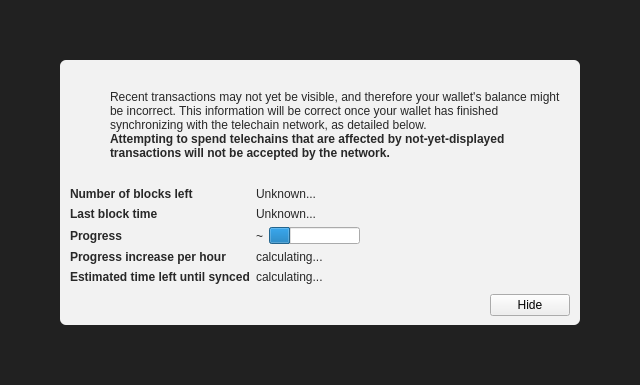
<?xml version="1.0" encoding="UTF-8"?>
<ui version="4.0">
 <class>ModalOverlay</class>
 <widget class="ModalOverlay" name="ModalOverlay">
  <property name="geometry">
   <rect>
    <x>0</x>
    <y>0</y>
    <width>640</width>
    <height>385</height>
   </rect>
  </property>
  <property name="windowTitle">
   <string>Form</string>
  </property>
  <layout class="QVBoxLayout" name="verticalLayout" stretch="0">
   <property name="sizeConstraint">
    <enum>QLayout::SetDefaultConstraint</enum>
   </property>
   <property name="leftMargin">
    <number>0</number>
   </property>
   <property name="topMargin">
    <number>0</number>
   </property>
   <property name="rightMargin">
    <number>0</number>
   </property>
   <property name="bottomMargin">
    <number>0</number>
   </property>
   <item>
    <widget class="QWidget" name="bgWidget" native="true">
     <property name="styleSheet">
      <string notr="true">#bgWidget { background: rgba(0,0,0,220); }</string>
     </property>
     <layout class="QVBoxLayout" name="verticalLayoutMain" stretch="1">
      <property name="leftMargin">
       <number>60</number>
      </property>
      <property name="topMargin">
       <number>60</number>
      </property>
      <property name="rightMargin">
       <number>60</number>
      </property>
      <property name="bottomMargin">
       <number>60</number>
      </property>
      <item>
       <widget class="QWidget" name="contentWidget" native="true">
        <property name="styleSheet">
         <string notr="true">#contentWidget { background: rgba(255,255,255,240); border-radius: 6px; }

QLabel { color: rgb(40,40,40);  }</string>
        </property>
        <layout class="QVBoxLayout" name="verticalLayoutSub" stretch="1,0,0,0">
         <property name="spacing">
          <number>0</number>
         </property>
         <property name="leftMargin">
          <number>10</number>
         </property>
         <property name="topMargin">
          <number>10</number>
         </property>
         <property name="rightMargin">
          <number>10</number>
         </property>
         <property name="bottomMargin">
          <number>10</number>
         </property>
         <item>
          <layout class="QHBoxLayout" name="horizontalLayoutIconText" stretch="0,1">
           <property name="topMargin">
            <number>20</number>
           </property>
           <item>
            <layout class="QVBoxLayout" name="verticalLayoutIcon">
             <property name="leftMargin">
              <number>0</number>
             </property>
             <item>
              <widget class="QPushButton" name="warningIcon">
               <property name="enabled">
                <bool>false</bool>
               </property>
               <property name="text">
                <string/>
               </property>
               <property name="icon">
                <iconset>
                 <normaloff>:/icons/warning</normaloff>
                 <disabledoff>:/icons/warning</disabledoff>:/icons/warning</iconset>
               </property>
               <property name="iconSize">
                <size>
                 <width>48</width>
                 <height>48</height>
                </size>
               </property>
               <property name="flat">
                <bool>true</bool>
               </property>
              </widget>
             </item>
             <item>
              <spacer name="verticalSpacerWarningIcon">
               <property name="orientation">
                <enum>Qt::Vertical</enum>
               </property>
               <property name="sizeHint" stdset="0">
                <size>
                 <width>20</width>
                 <height>40</height>
                </size>
               </property>
              </spacer>
             </item>
            </layout>
           </item>
           <item>
            <layout class="QVBoxLayout" name="verticalLayoutInfoText">
             <property name="leftMargin">
              <number>0</number>
             </property>
             <property name="topMargin">
              <number>0</number>
             </property>
             <item>
              <widget class="QLabel" name="infoText">
               <property name="text">
                <string>Recent transactions may not yet be visible, and therefore your wallet's balance might be incorrect. This information will be correct once your wallet has finished synchronizing with the telechain network, as detailed below.</string>
               </property>
               <property name="textFormat">
                <enum>Qt::RichText</enum>
               </property>
               <property name="wordWrap">
                <bool>true</bool>
               </property>
              </widget>
             </item>
             <item>
              <widget class="QLabel" name="infoTextStrong">
               <property name="font">
                <font>
                 <weight>75</weight>
                 <bold>true</bold>
                </font>
               </property>
               <property name="text">
                <string>Attempting to spend telechains that are affected by not-yet-displayed transactions will not be accepted by the network.</string>
               </property>
               <property name="textFormat">
                <enum>Qt::RichText</enum>
               </property>
               <property name="wordWrap">
                <bool>true</bool>
               </property>
              </widget>
             </item>
             <item>
              <spacer name="verticalSpacerInTextSpace">
               <property name="orientation">
                <enum>Qt::Vertical</enum>
               </property>
               <property name="sizeHint" stdset="0">
                <size>
                 <width>20</width>
                 <height>40</height>
                </size>
               </property>
              </spacer>
             </item>
            </layout>
           </item>
          </layout>
         </item>
         <item>
          <spacer name="verticalSpacerAfterText">
           <property name="orientation">
            <enum>Qt::Vertical</enum>
           </property>
           <property name="sizeHint" stdset="0">
            <size>
             <width>20</width>
             <height>40</height>
            </size>
           </property>
          </spacer>
         </item>
         <item>
          <layout class="QFormLayout" name="formLayout">
           <property name="fieldGrowthPolicy">
            <enum>QFormLayout::FieldsStayAtSizeHint</enum>
           </property>
           <property name="horizontalSpacing">
            <number>6</number>
           </property>
           <property name="verticalSpacing">
            <number>6</number>
           </property>
           <property name="topMargin">
            <number>10</number>
           </property>
           <item row="0" column="0">
            <widget class="QLabel" name="labelNumberOfBlocksLeft">
             <property name="font">
              <font>
               <weight>75</weight>
               <bold>true</bold>
              </font>
             </property>
             <property name="text">
              <string>Number of blocks left</string>
             </property>
            </widget>
           </item>
           <item row="0" column="1">
            <widget class="QLabel" name="numberOfBlocksLeft">
             <property name="text">
              <string>Unknown...</string>
             </property>
            </widget>
           </item>
           <item row="1" column="0">
            <widget class="QLabel" name="labelLastBlockTime">
             <property name="font">
              <font>
               <weight>75</weight>
               <bold>true</bold>
              </font>
             </property>
             <property name="text">
              <string>Last block time</string>
             </property>
            </widget>
           </item>
           <item row="1" column="1">
            <widget class="QLabel" name="newestBlockDate">
             <property name="sizePolicy">
              <sizepolicy hsizetype="Maximum" vsizetype="Preferred">
               <horstretch>0</horstretch>
               <verstretch>0</verstretch>
              </sizepolicy>
             </property>
             <property name="text">
              <string>Unknown...</string>
             </property>
            </widget>
           </item>
           <item row="2" column="0">
            <widget class="QLabel" name="labelSyncDone">
             <property name="font">
              <font>
               <weight>75</weight>
               <bold>true</bold>
              </font>
             </property>
             <property name="text">
              <string>Progress</string>
             </property>
            </widget>
           </item>
           <item row="2" column="1">
            <layout class="QHBoxLayout" name="horizontalLayoutSync" stretch="0,1">
             <item>
              <widget class="QLabel" name="percentageProgress">
               <property name="text">
                <string notr="true">~</string>
               </property>
              </widget>
             </item>
             <item>
              <widget class="QProgressBar" name="progressBar">
               <property name="value">
                <number>24</number>
               </property>
               <property name="format">
                <string/>
               </property>
              </widget>
             </item>
            </layout>
           </item>
           <item row="4" column="0">
            <widget class="QLabel" name="labelProgressIncrease">
             <property name="font">
              <font>
               <weight>75</weight>
               <bold>true</bold>
              </font>
             </property>
             <property name="text">
              <string>Progress increase per hour</string>
             </property>
            </widget>
           </item>
           <item row="4" column="1">
            <widget class="QLabel" name="progressIncreasePerH">
             <property name="text">
              <string>calculating...</string>
             </property>
            </widget>
           </item>
           <item row="5" column="0">
            <widget class="QLabel" name="labelEstimatedTimeLeft">
             <property name="font">
              <font>
               <weight>75</weight>
               <bold>true</bold>
              </font>
             </property>
             <property name="text">
              <string>Estimated time left until synced</string>
             </property>
            </widget>
           </item>
           <item row="5" column="1">
            <widget class="QLabel" name="expectedTimeLeft">
             <property name="text">
              <string>calculating...</string>
             </property>
            </widget>
           </item>
          </layout>
         </item>
         <item>
          <layout class="QHBoxLayout" name="horizontalLayoutButtons">
           <property name="leftMargin">
            <number>10</number>
           </property>
           <property name="topMargin">
            <number>10</number>
           </property>
           <item>
            <spacer name="horizontalSpacer">
             <property name="orientation">
              <enum>Qt::Horizontal</enum>
             </property>
             <property name="sizeHint" stdset="0">
              <size>
               <width>40</width>
               <height>20</height>
              </size>
             </property>
            </spacer>
           </item>
           <item>
            <widget class="QPushButton" name="closeButton">
             <property name="text">
              <string>Hide</string>
             </property>
            </widget>
           </item>
          </layout>
         </item>
        </layout>
       </widget>
      </item>
     </layout>
    </widget>
   </item>
  </layout>
 </widget>
 <customwidgets>
  <customwidget>
   <class>ModalOverlay</class>
   <extends>QWidget</extends>
   <header>modaloverlay.h</header>
   <container>1</container>
  </customwidget>
 </customwidgets>
 <resources/>
 <connections/>
</ui>
